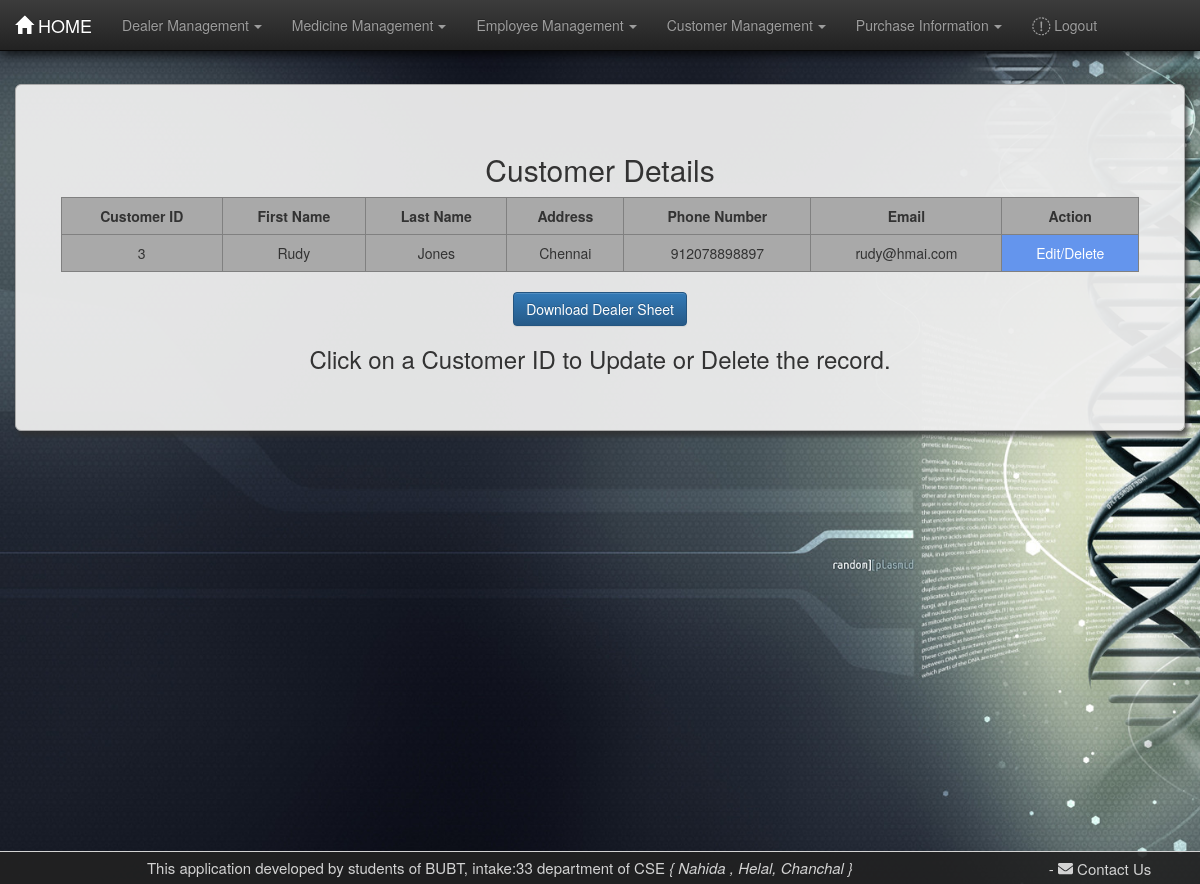
/custtable/ (signed in), run on an earlier commit of the app's database.
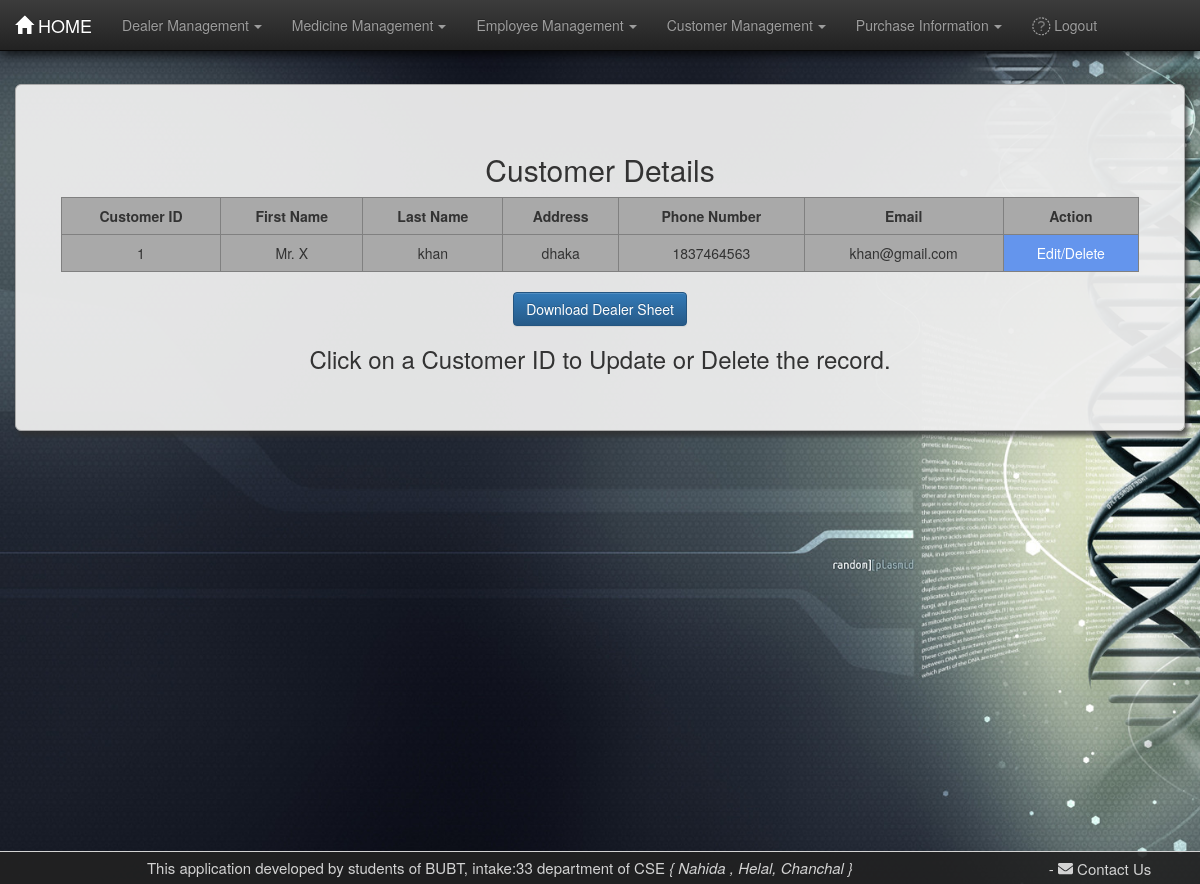
And on a later commit of the database.
### pharma/models.py (models this page shows, shortened)
class Customer(models.Model):
    fname = models.CharField(max_length=30)
    lname = models.CharField(max_length=30)
    address = models.CharField(max_length=100)
    phn_no = models.BigIntegerField()
    email = models.CharField(max_length=50)

### pharma/views.py (the view)
# urls.py: path('custtable/', views.custtable, name='custtable'),
@login_required
def custtable(request):
    cust = Customer.objects.all()
    dict = {"cust": cust}
    return render(request, 'pharma/custtable.html', dict)

### pharma/templates/pharma/custtable.html (shortened to what this page needs)
{% extends 'pharma/base.html' %}
{% block bodyConetent %}
<div class="container-fluid martop7">
    <div class="jumbotron jumcust">
        <h2>Customer Details</h2>
        <div class="row">
            <div class="col-md-1">
            </div>
            <table border="1" class="col-md-10 table table-hover table-responsive">
                <tr>
                    <th>Customer ID</th>
                    <th>First Name</th>
                    <th>Last Name</th>
                    <th>Address</th>
                    <th>Phone Number</th>
                    <th>Email</th>
                    <th>Action</th>
                </tr>
                {% for foo in cust %}
                <tr>
                    <td class="idlink">{{ foo.id }}</td>
                    <td>{{ foo.fname }}</td>
                    <td>{{ foo.lname }}</td>
                    <td>{{ foo.address }}</td>
                    <td>{{ foo.phn_no }}</td>
                    <td>{{ foo.email }}</td>
                    <td style="background-color: cornflowerblue;"><a style=" color: white" href="/custformview/{{ foo.id }}">Edit/Delete</a></td>
                </tr>
                {% endfor %}
            </table> <br>
            <a href="#"><button class="btn btn-primary" onclick="CustomerexportSheet()">Download Dealer
                    Sheet</button></a>
        </div>
        <footer>
            <h3>Click on a Customer ID to Update or Delete the record.</h3>
        </footer>
    </div>
</div>
{% endblock bodyConetent %}

What changed in the data, as far as the page shows it:
removed Customer: id "3", fname "Rudy", lname "Jones", address "Chennai", phn_no "912078898897", email "rudy@hmai.com"
added Customer: id "1", fname "Mr. X", lname "khan", address "dhaka", phn_no "1837464563", email "khan@gmail.com"
